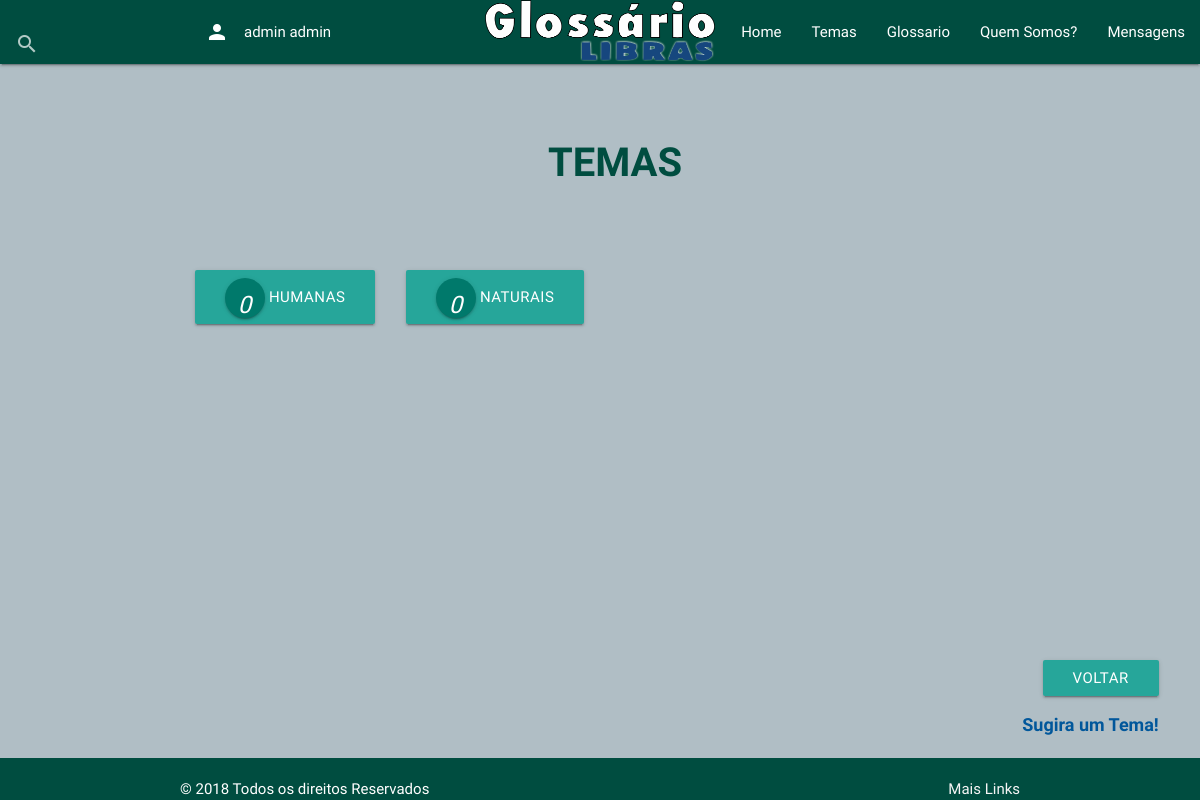
/Glossario/conteudo-categorias-temas/ (signed in), run on an earlier commit of the app's database.
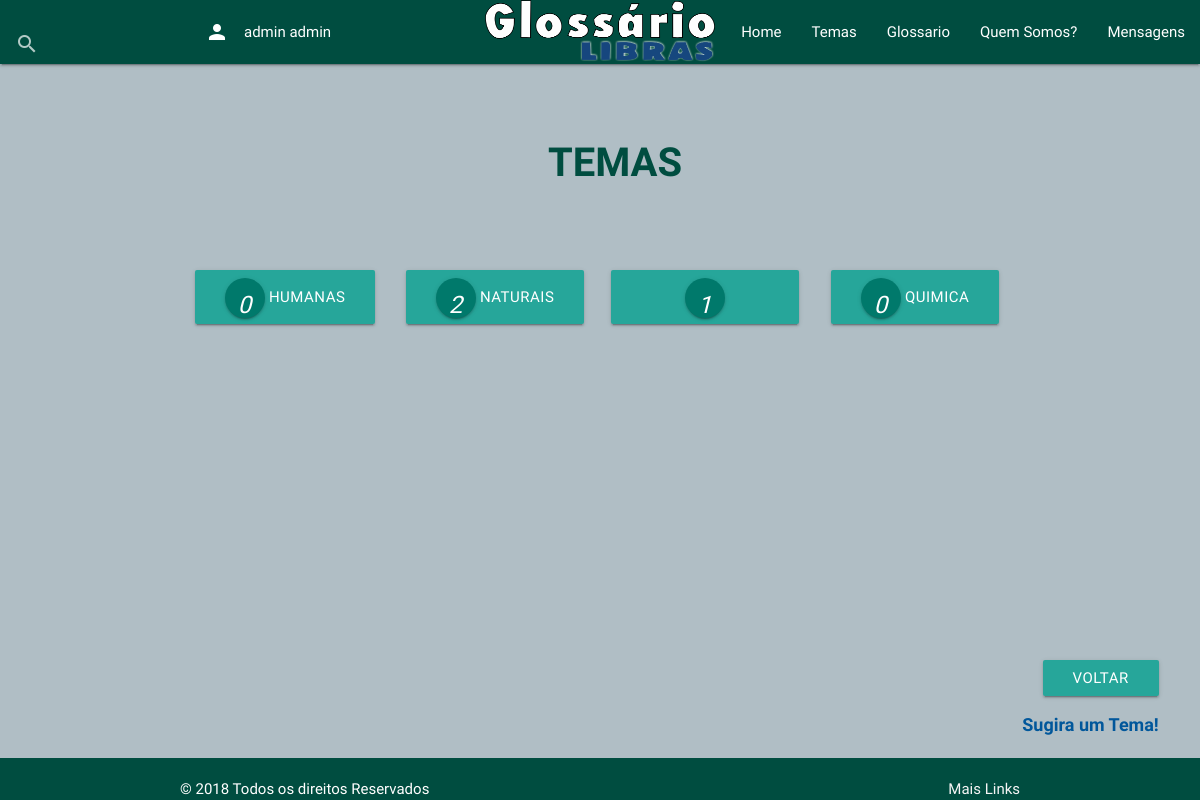
And on a later commit of the database.
### Glossario/models.py (models this page shows, shortened)
class Perfil(models.Model):
    user = models.OneToOneField(User, on_delete=models.CASCADE, null=True, editable=False)
    nome = models.CharField(max_length=255, null=False)
    sobrenome = models.CharField(max_length=255, null=True)
    curso = models.CharField(max_length=255, null=True)
    universidade = models.CharField(max_length=255, null=True)
    glossarios_responsavel = models.ManyToManyField(Glossario, related_name='responsavel', blank=True)
    glossarios = models.ManyToManyField(Glossario, related_name='membro', blank=True)

class Tema(models.Model):
    titulo = models.CharField(max_length=200)
    pai = models.ForeignKey("self", on_delete=models.CASCADE, default=None, blank=True, null=True)
    postado = models.BooleanField(default=False)

### Glossario/views.py (the view)
# urls.py: path('conteudo-categorias-temas/', views.conteudo_categorias_temas, name='conteudo-categorias-temas'),
@login_required
def conteudo_categorias_temas(request):
    try:
        user_logado_id = request.user.id
        perfis = Perfil.objects.all()
        perfil_logado = Perfil.objects.get( user=user_logado_id )
        lista_tema = Tema.objects.filter( pai = None, postado=True)
        context = {'lista_tema': lista_tema,
                   'perfil_logado': perfil_logado,}
        lista_temas = Tema.objects.filter( pai=None, postado=True)
        quantidade_sinais = dict()
        for tema in lista_temas:
                sinais = Sinal.objects.filter(temas=tema.id, postado=True)
                quantidade_sinais[tema.titulo] = len(sinais)
        print(quantidade_sinais)
        context = {'lista_temas': lista_temas,
                   'perfil_logado': perfil_logado,
                   'quantidade_sinais': quantidade_sinais
                   }
    except Glossario.DoesNotExist:
        raise Http404("Não existem Temas")
    return render(request,'Glossario/categorias-temas.html', context)

### Glossario/templates/Glossario/categorias-temas.html (shortened to what this page needs)
{% extends 'Glossario/base.html' %}
 {% block content %}
<center>
   		<br></br>
   		<h1> TEMAS </h1>
   		<br></br>
{% if lista_temas %}
    <ul>
      <div class="row container">
        {% for tema in lista_temas  %}
              <div class="col l3 ">
               		<li><a href="/conteudo-categorias-temas/{{ tema.id }}/" class= "waves-effect waves-light btn-large color #01579b" >
                      <i class="btn-floating btn teal darken-2 center">{% for key,val in quantidade_sinais.items %}{% if tema.titulo == key %} {{ val }}
                        {% endif %}
                      {% endfor %}
                  </i> {{ tema.titulo }}</a></li>
              </div>
          {% endfor %}
      </div>
    </ul>
{% else %}
    <p> Não existem temas cadastrados.</p>
{% endif %}
{% endblock %}
{% block footer %}
     <div class="footer">
      <div class="row" >
        <div class="col s12 push-s1 right-align ">
          <button class="waves-effect waves-light btn color #01579b" type="submit" nome="voltar" onclick='history.go(-1)' >Voltar</button>
          <a class ="link" href="/01/enviar-tema/ "/> Sugira um Tema!</a>
        </div>
      </div>
    </div>
{% endblock %}

### Glossario/templates/Glossario/base.html (shortened to what this page needs)
{% load staticfiles %}
<!DOCTYPE html>
<html lang= "pt-br">
	<head>
		<link rel="stylesheet" type="text/css" href="../../static/Glossario/css/materialize.css">
		<link rel="stylesheet" type="text/css" href="../../static/Glossario/css/stilo-trabalho.css"/>
	</head>
   	<body>
   	<header>
   	<nav class="teal darken-4">
		<div class="nav-wrapper col 9">
			 <a href="http://localhost:8000/"><img href="/http://localhost:8000/" class="brand-logo center" src="../../static/Glossario/imagens/glossarioLibras.png" height="62" width="230" class="center"></a>
			<ul id="nav-mobile" class="right hide-on-med-and-down">
		        <li><a href="http://localhost:8000/"> Home </a></li>
		        <li><a href="http://localhost:8000/conteudo-categorias-temas/"> Temas </a></li>
		        <li><a href="http://localhost:8000/conteudo-categorias-glossarios/"> Glossario </a></li>
		        <li><a href="#"> Quem Somos? </a></li>
		        <li><a href="">Mensagens</a></li>
		    </ul>
           <form  class="left input-field" action="/resultado-pesquisa/?pesquisa=">
                <input type="text" name="pesquisa">
                <label  class="label" ><i class="material-icons right">search</i></label></form>
                {%  if user.is_authenticated  %}
                <ul class="left hide-on-med-and-down ">
	        			<li><a type="button"  id="MostrarEsconderMensagem">{{ perfil_logado.nome }} {{ perfil_logado.sobrenome }}<i class="material-icons left">person</i></a></li>
	           		</ul>
	            {% else %}
	            	<ul class="left hide-on-med-and-down ">
	        			<li><a class="waves-effect waves-light btn" href="http://localhost:8000/Usuarios/login/">Fazer Login</a></li>
	            	</ul>
	            {% endif %}
   	  	</div>
  	</nav>
  	</header>
	<main>
		{% block content %}
		{% endblock %}
	</main>
	<footer>
		<div >
		{% block footer %}
		{% endblock %}
		<div >
		<footer class="page-footer  teal darken-4"  >
        <div class="col l12">
            <div class="container ">© 2018 Todos os direitos Reservados<a class="grey-text text-lighten-4 right" href="#!">Mais Links</a>
        </div>
        </div>
       </footer>
    </footer>
  	</body>
 </html>

### Glossario/static/Glossario/css/stilo-trabalho.css (style rules this page uses)
body { display: flex; min-height: 100vh; flex-direction: column; background-color: #b0bec5; }
main { flex: 1 0 auto; }
.footer { position:static; bottom: 5%; width: 90%; }
h1 { font-size: 40px; text-indent: 30px; font-weight: bold; color: #004d40; list-style: none; }
.link { font-size: 18px; text-indent: 30px; font-weight: bold; color:#01579b ; list-style: none; }

What changed in the data, as far as the page shows it:
added Tema: quantidade_sinais "1"
added Tema: quantidade_sinais "0", titulo "QUIMICA"
Also different on the page:
new list line: "2"
list line gone: "0"
